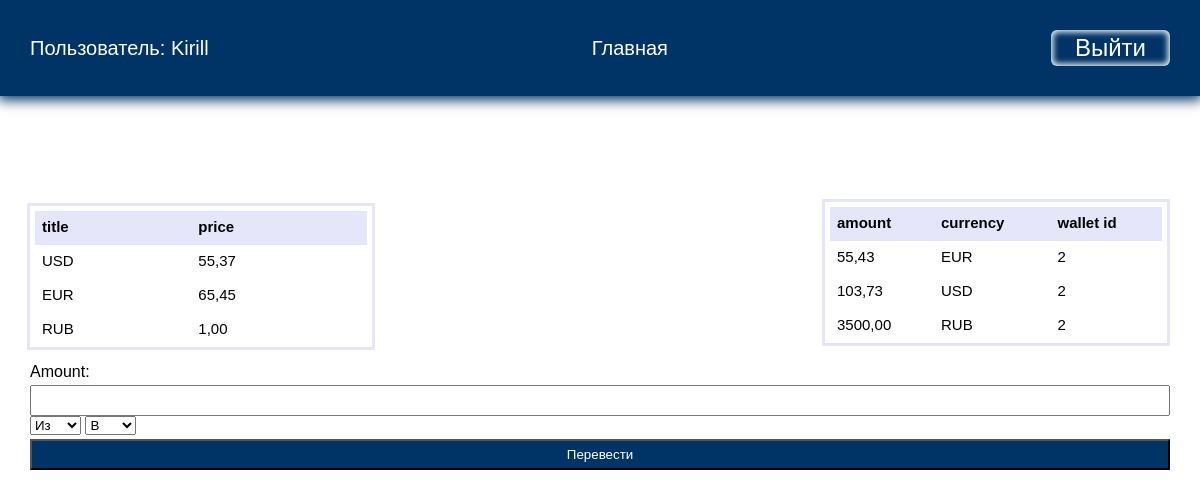
/current/ (signed in), run on the app's committed database.
### exchange/models.py (models this page shows)
class Currency(models.Model):
    title = models.CharField(max_length=10)
    price = models.DecimalField(max_digits=10, default=0, decimal_places=2)

class CurrencyWallet(models.Model):
    currency = models.ForeignKey(Currency, on_delete=models.CASCADE)
    wallet = models.ForeignKey(Wallet, on_delete=models.CASCADE)
    amount = models.DecimalField(max_digits=10, default=0, decimal_places=2)

### exchange/views.py (the view, shortened to what this page needs)
# urls.py: path('current/', views.mainpage, name='mainpage'),
@login_required
def mainpage(request):
    currency = Currency.objects.all()
    print(request.method)
    wallet = Wallet.objects.get(user_id=request.user.id)
    wallets = CurrencyWallet.objects.filter(wallet_id=wallet.id)
    return render(request, 'exchange/main_page.html', {'currency': currency, 'wallets': wallets, 'form': ExchangeForm()})

### exchange/forms.py
class ExchangeForm(forms.Form):
    amount = forms.DecimalField(max_digits=10, decimal_places=2)

### exchange/templates/exchange/main_page.html (shortened to what this page needs)
{% extends 'exchange/base.html' %}
{% block content %}
    {% if currency|length > 0%}
    <table class="rate">
        <thead>
        <tr>
            <th>title</th>
            <th>price</th>
        </tr>
        </thead>
        <tbody>
        {% for currency in currency %}
        <tr>
            <td>{{ currency.title }}</td>
            <td>{{ currency.price }}</td>
        </tr>
        {% endfor %}
        </tbody>
    </table>
    {% endif %}
    <table class="my_wallet">
        <thead>
        <tr>
            <th>amount</th>
            <th>currency</th>
            <th>wallet id</th>
        </tr>
        </thead>
        <tbody>
        {% for wallet in wallets %}
        <tr>
            <td>{{ wallet.amount }}</td>
            <td>{{ wallet.currency.title }}</td>
            <td>{{ wallet.wallet_id }}</td>
        </tr>
        {% endfor %}
        </tbody>
    </table>
<div class="content">
    <form action="{% url 'mainpage' %}" method="POST" name="mainpage">
        {{ form }}
        <select name="currency_from" class="form-control">
            <option selected disabled>Из</option>
        </select>
        <select name="currency_to" class="form-control">
            <option selected disabled>В</option>
        </select>
        <input class="btn" formmethod="POST" type="submit" value="Перевести">
    </form>
</div>
{% endblock %}

### exchange/templates/exchange/base.html (shortened to what this page needs)
{% load static %}
<!DOCTYPE html>
<html lang="en">
<head>
    <link rel="stylesheet" href="{% static 'css/style.css' %}">
</head>
<body>
{% if user.is_authenticated %}
<div class="menu">
    <div class="wrap">
        <ul>
            <li class="log">Пользователь: {{ user.username }}</li>
            <li><a href="{% url 'mainpage' %}">Главная</a></li>
            <li>
                <form action="{% url 'logoutuser' %}" method="POST">
                    <button class="top">Выйти</button>
                </form>
        </ul>
    </div>
</div>
        {% endif %}
<div class="wrap">
    {% block content %}
    {% endblock %}
</div>
</body>
</html>

### exchange/static/css/style.css (style rules this page uses)
body { padding: 0; margin: 0; font-family: Arial, Helvetica, sans-serif; }
.wrap { max-width: 1200px; margin: 0 auto; padding: 10px 30px; box-sizing: border-box; }
.menu { background: #003366; box-shadow: 0 2px 12px 2px #003366; color:#fff; }
ul { list-style: none; padding: 0; }
.menu ul { display: flex; justify-content: space-between; align-items: center; font-size: 20px; }
a { text-decoration: none; }
.menu a { color: #fff; }
.btn { background: #003366; color: #FFF; }
button { border-radius: 6px; padding: 10px 40px; box-shadow: inset 0 0 6px 2px #FFF; margin-top: 40px; font-size: 24px; cursor:pointer; }
input { width: 100%; padding: 6px 10px; box-sizing: border-box; margin-top: 4px; cursor:pointer; }
.top { padding: 4px 24px; margin-top: 0; background: transparent; border: none; color: #FFF; }
table { width: 30%; margin-bottom: 20px; border: 5px solid #fff; border-top: 5px solid #fff; border-bottom: 3px solid #fff; border-collapse: collapse; outline: 3px solid #E6E6FA; font-size: 15px; background: #fff; }
table th { font-weight: bold; padding: 7px; background: #E6E6FA; border: none; text-align: left; font-size: 15px; border-top: 3px solid #fff; border-bottom: 3px solid #E6E6FA; }
table td { padding: 7px; border: none; border-top: 3px solid #fff; border-bottom: 3px solid #fff; font-size: 15px; }
.rate { margin-top: 100px; }
.my_wallet { margin-top: -165px; margin-left: 795px; }

### data on the page
Currency: title "USD", price "55,37"
Currency: title "EUR", price "65,45"
Currency: title "RUB", price "1,00"
CurrencyWallet: amount "55,43", currency "EUR", wallet_id "2"
CurrencyWallet: amount "103,73", currency "USD", wallet_id "2"
CurrencyWallet: amount "3500,00", currency "RUB", wallet_id "2"

### other printed values
{{ user.username }} "Kirill"
